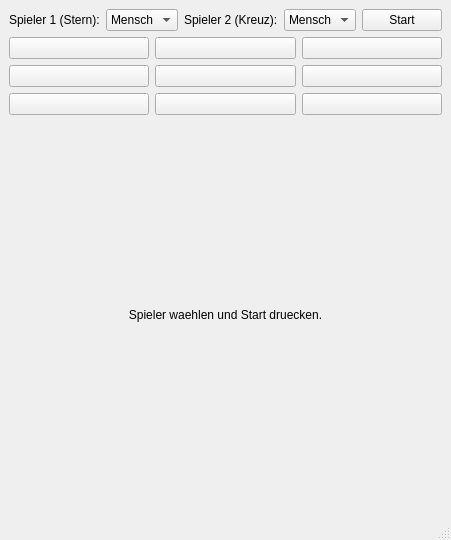
<?xml version="1.0" encoding="UTF-8"?>
<ui version="4.0">
 <class>MainWindow</class>
 <widget class="QMainWindow" name="MainWindow">
  <property name="geometry">
   <rect>
    <x>0</x>
    <y>0</y>
    <width>420</width>
    <height>540</height>
   </rect>
  </property>
  <property name="windowTitle">
   <string>Tic Tac Toe</string>
  </property>
  <widget class="QWidget" name="centralwidget">
   <layout class="QVBoxLayout" name="verticalLayout">
    <item>
     <layout class="QHBoxLayout" name="controlLayout">
      <item>
       <widget class="QLabel" name="label_player1">
        <property name="text">
         <string>Spieler 1 (Stern):</string>
        </property>
       </widget>
      </item>
      <item>
       <widget class="QComboBox" name="comboBox_player1">
        <item>
         <property name="text">
          <string>Mensch</string>
         </property>
        </item>
        <item>
         <property name="text">
          <string>PC</string>
         </property>
        </item>
       </widget>
      </item>
      <item>
       <widget class="QLabel" name="label_player2">
        <property name="text">
         <string>Spieler 2 (Kreuz):</string>
        </property>
       </widget>
      </item>
      <item>
       <widget class="QComboBox" name="comboBox_player2">
        <item>
         <property name="text">
          <string>Mensch</string>
         </property>
        </item>
        <item>
         <property name="text">
          <string>PC</string>
         </property>
        </item>
       </widget>
      </item>
      <item>
       <widget class="QPushButton" name="pushButton_start">
        <property name="text">
         <string>Start</string>
        </property>
       </widget>
      </item>
     </layout>
    </item>
    <item>
     <layout class="QGridLayout" name="gridLayout_field">
      <item row="0" column="0">
       <widget class="QPushButton" name="pushButton_f1">
        <property name="text">
         <string/>
        </property>
       </widget>
      </item>
      <item row="0" column="1">
       <widget class="QPushButton" name="pushButton_f2">
        <property name="text">
         <string/>
        </property>
       </widget>
      </item>
      <item row="0" column="2">
       <widget class="QPushButton" name="pushButton_f3">
        <property name="text">
         <string/>
        </property>
       </widget>
      </item>
      <item row="1" column="0">
       <widget class="QPushButton" name="pushButton_f4">
        <property name="text">
         <string/>
        </property>
       </widget>
      </item>
      <item row="1" column="1">
       <widget class="QPushButton" name="pushButton_f5">
        <property name="text">
         <string/>
        </property>
       </widget>
      </item>
      <item row="1" column="2">
       <widget class="QPushButton" name="pushButton_f6">
        <property name="text">
         <string/>
        </property>
       </widget>
      </item>
      <item row="2" column="0">
       <widget class="QPushButton" name="pushButton_f7">
        <property name="text">
         <string/>
        </property>
       </widget>
      </item>
      <item row="2" column="1">
       <widget class="QPushButton" name="pushButton_f8">
        <property name="text">
         <string/>
        </property>
       </widget>
      </item>
      <item row="2" column="2">
       <widget class="QPushButton" name="pushButton_f9">
        <property name="text">
         <string/>
        </property>
       </widget>
      </item>
     </layout>
    </item>
    <item>
     <widget class="QLabel" name="label_status">
      <property name="text">
       <string>Spieler waehlen und Start druecken.</string>
      </property>
      <property name="alignment">
       <set>Qt::AlignCenter</set>
      </property>
     </widget>
    </item>
   </layout>
  </widget>
  <widget class="QStatusBar" name="statusbar"/>
 </widget>
 <resources/>
 <connections/>
</ui>
